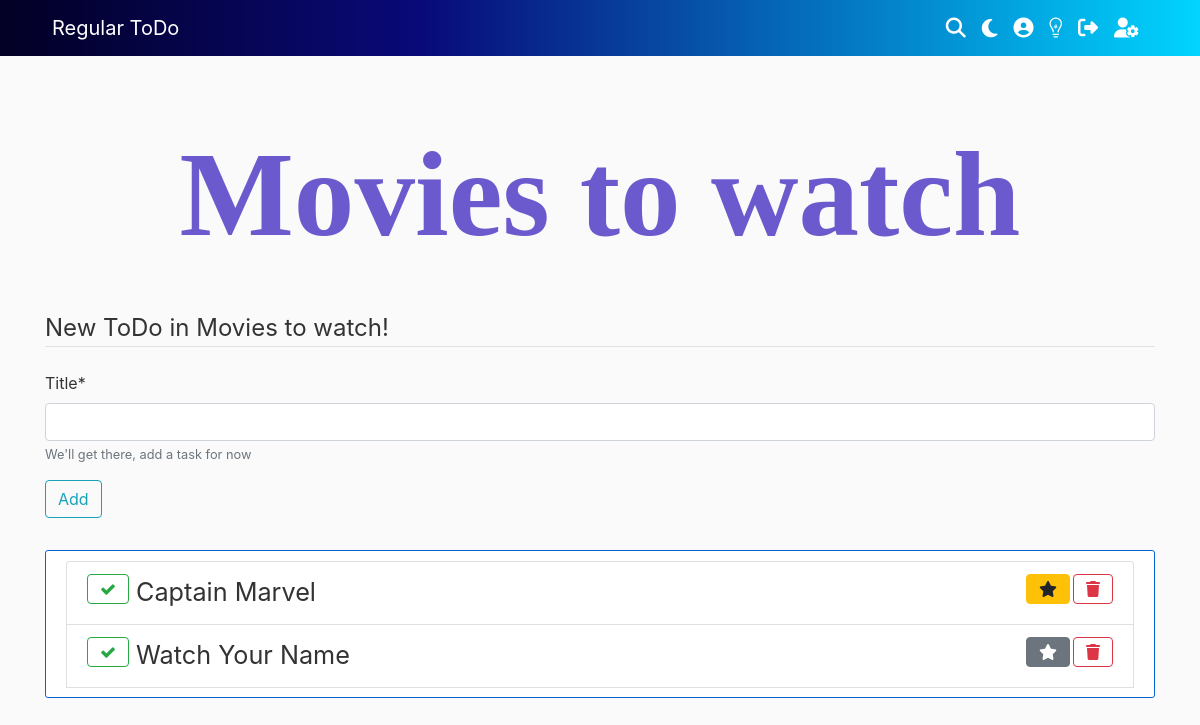
The app's page /tasklists/Movies to watch/2/ (signed in), older data.
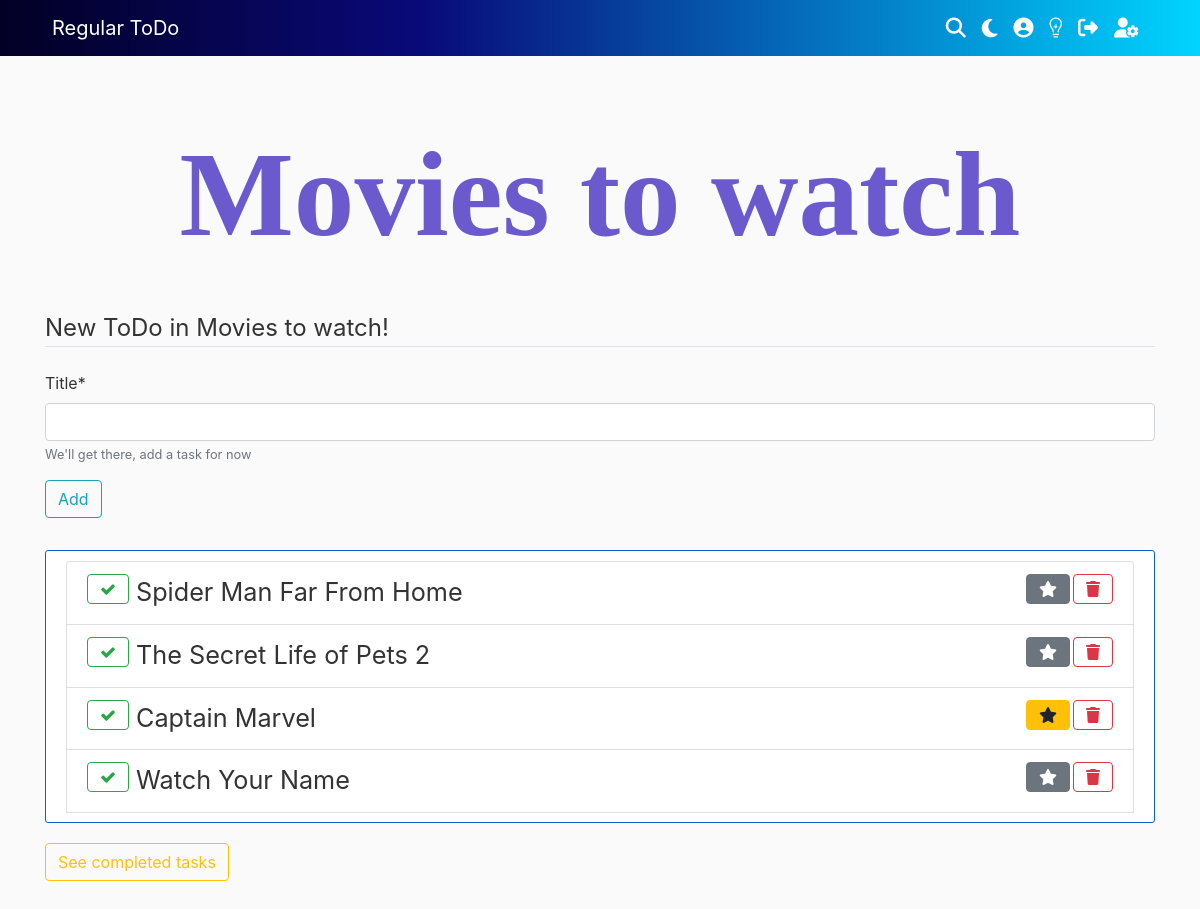
The same page, newer data.
### ToDo/models.py (models this page shows, shortened)
class ToDo(models.Model):
    title = models.CharField(max_length=100)
    parent_list = models.ForeignKey(
        TaskList, on_delete=models.CASCADE, null=True)
    date_created = models.DateTimeField(default=timezone.now)
    creator = models.ForeignKey(User, on_delete=models.CASCADE)
    is_checked = models.BooleanField(default=False)
    due_date = models.DateTimeField(null=True, blank=True)
    due_date_color = models.CharField(max_length=100, null=True, blank=True)
    num_of_subtasks = models.IntegerField(default=0)
    date_completed = models.DateTimeField(null=True, blank=True)
    has_notes = models.BooleanField(default=False)
    important = models.BooleanField(default=False)

### ToDo/views.py (the view)
# urls.py: path('tasklists/<title>/<int:pk>/', views.tasklist_single_view, name="tasklist-single-view"),
@login_required
def tasklist_single_view(request, title, pk=None, **kwargs):
    if title == "tasks":
        todos = ToDo.objects.filter(
            creator=request.user, parent_list=None)
        tasklist = "Tasks"
    else:
        try:
            tasklist = TaskList.objects.get(
                title=title, pk=pk, owner=request.user)
        except:
            return render(request, "ToDo/restrict_access.html")
        todos = ToDo.objects.filter(
            parent_list=tasklist, creator=request.user)
    completed_todos = todos.filter(is_checked=True).order_by("-date_completed")
    todos = todos.filter(is_checked=False).order_by("-date_created")
    context = {
        "tasklist": tasklist,
        "todos": todos,
        "completed_todos": completed_todos,
        "add_form": NewTaskForm(),
        "title": title
    }
    return render(request, "ToDo/tasklist_single_view.html", context=context)

### ToDo/forms.py
class NewTaskForm(forms.Form):
    title = forms.CharField(
        help_text="We'll get there, add a task for now", max_length=70)
    title.widget = forms.TextInput(attrs={'id': 'input-todo'})

### ToDo/templates/ToDo/tasklist_single_view.html (shortened to what this page needs)
{% extends "ToDo/base.html" %}
{% block content %}
{% load crispy_forms_tags %}
{% if tasklist != "Tasks" %}
    <a href="{% url 'tasklist-edit' tasklist.pk %}"
        style="font-size:12ch; text-decoration: none; font-weight: 900; font-family: cursive; color:slateblue">
        <center>
            {{ tasklist.title }}
        </center>
    </a>
{% else %}
    <a style="font-size:12ch; text-decoration: none; font-weight: 900; font-family: cursive; color:slateblue">
        <center>Tasks</center>
    </a>
{% endif %}
<br>
<form action="/createTask/" id="todo-add-form" method="POST" name="add_form">
    <fieldset class="form-group dark-mode-assist">
        <legend class="border-bottom mb-4">New ToDo in {{ tasklist.title }}!</legend>
        {{ add_form|crispy }}
        <div class="form-group">
            <button class="btn btn-outline-info" type="submit" name="add-task">Add</button>
        </div>
    </fieldset>
</form>
{% if todos %}
    <ul id="todo-list" class="list-group content-section">
        {% for todo in todos %}
            <li id="todo-item-{{ todo.pk }}" class="list-group-item dark-mode-assist-section big-list-item">
                <button style="float:left" onclick="toggleTodo({{ todo.pk }}, 'check', 'single-view')"
                    class="btn btn-outline-success">
                    <i class="fa fa-check"></i>
                </button>
                <a style="margin-left: 7px; color:inherit; text-decoration: none; font-size: 2.5ch;"
                    href="{% url 'todo-detailed' todo.title todo.pk %}"> {{ todo.title }}
                </a>
                <button data-toggle="modal" data-target="#exampleModalCenter{{ todo.pk }}" style="float: right;"
                    class="btn btn-outline-danger">
                    <i class="fas fa-trash"></i>
                </button>
                {% if todo.important %}
                    <button id="todo-important-{{ todo.pk }}" onclick="toggleImportant({{ todo.pk }}, 'unmark')"
                        style="float: right; margin-right:3px" class="btn btn-warning"><i class="fas fa-star"></i>
                    </button>
                {% else %}
                    <button id="todo-important-{{ todo.pk }}" onclick="toggleImportant({{ todo.pk }}, 'mark')"
                        style="float: right; margin-right:3px" class="btn btn-secondary">
                        <i class="fas fa-star"></i>
                    </button>
                {% endif %}
            </li>
        {% endfor %}
    </ul>
{% else %}
    <ul id="todo-list" class="list-group content-section" style="display: none;">
    </ul>
{% endif %}
{% if completed_todos %}
    <div id="completed-tasks">
        <a class="btn btn-outline-warning" data-toggle="collapse" href="#multiCollapseExample2" role="button"
                aria-expanded="false" aria-controls="multiCollapseExample2">See completed tasks</a>
        <div class="row">
                <div class="col">
            </div>
        </div>
    </div>
{% endif %}
<br><br><br><br>
{% endblock content %}

Row changes from the older to the newer data that the page shows:
added ToDo: title "Spider Man Far From Home"
added ToDo: title "The Secret Life of Pets 2"
Text that changed along with them:
text now shown: "See completed tasks"
